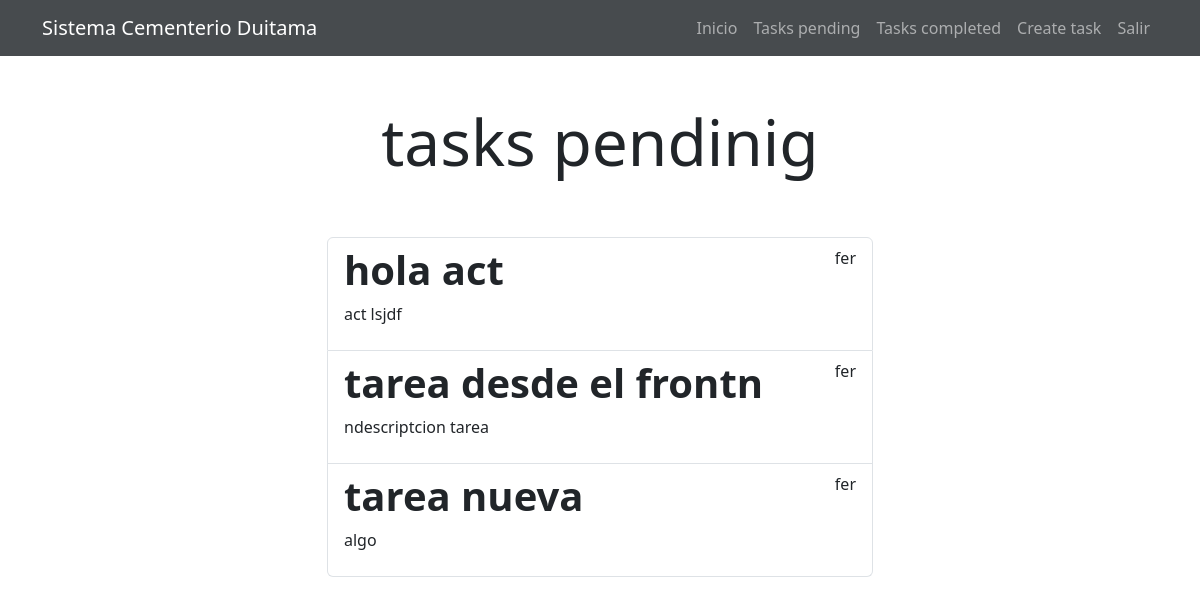
/tasks/ (signed in), run on an earlier commit of the app's database.
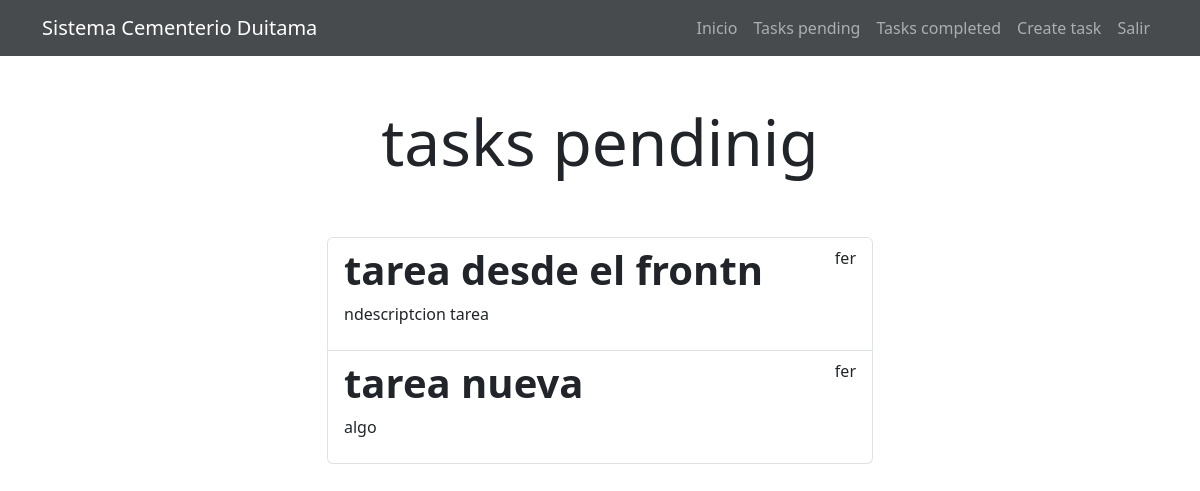
And on a later commit of the database.
### tasks/models.py (models this page shows, shortened)
class Task(models.Model):
    title = models.CharField(max_length=100)
    description = models.TextField(blank=True)
    created = models.DateTimeField(auto_now_add=True)
    datecompleted = models.DateTimeField(null=True, blank=True)
    important = models.BooleanField(default=False)
    user = models.ForeignKey(User, on_delete=models.CASCADE)

### tasks/views.py (the view)
# urls.py: path('tasks/', views.tasks, name='tasks'),
@login_required
def tasks(request):
    tasks = Task.objects.filter(user=request.user, datecompleted__isnull=True)
    return render(request, 'tasks.html', {'tasks': tasks})

### tasks/templates/tasks.html (shortened to what this page needs)
{% extends 'base.html' %}
{% block content %}
<main class="container">
    <div class="row">
        <div class="col-md-6 offset-md-3">
            <h1 class="text-center display-3 py-5">tasks pendinig</h1>
            <ul class="list-group">
                {% for task in tasks %}
                <a href="{% url 'task_detail' task.id %}" class="list-group-item">
                    <header class="d-flex justify-content-between">
                        {% if task.important %}
                        <h1 class="fw-bold text-succes">{{task.title}}</h1>
                        {% else %}
                        <h1 class="fw-bold">{{task.title}}</h1>
                        {% endif %}
                        <p>{{task.user.username}}</p>
                    </header>
                    <p>{{task.description}}</p>
                </a>
                {% endfor %}
            </ul>
        </div>
    </div>
</main>
{% endblock %}

What changed in the data, as far as the page shows it:
no longer on this page (row edited): Task: title "hola act", user.username "fer", description "act lsjdf"
